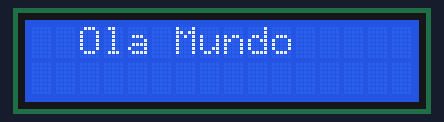
The sketch below on a simulated Arduino Uno, built with avr-gcc and run on an emulated ATmega328P. Shown: 16×2 character LCD.

Above: at 0.1 s.
At 1.1 s:
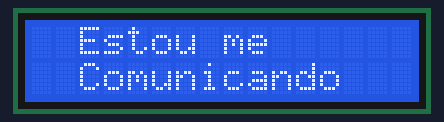
At 2.2 s:
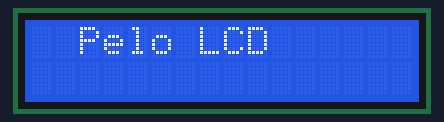

The sketch:

LCD.ino
```cpp
#include <Wire.h>
#include <LiquidCrystal_I2C.h>

LiquidCrystal_I2C lcd(0x3F, 16, 2);

void setup() {
  lcd.init();
  lcd.clear();
  lcd.backlight();
}
void loop() {
  lcd.setCursor(2, 0);
  lcd.print("Ola Mundo");
  delay(1000);
  lcd.clear();
  lcd.setCursor(2, 0);
  lcd.print("Estou me");
  lcd.setCursor(2, 1);
  lcd.print("Comunicando");
  delay(1000);
  lcd.clear();
  lcd.setCursor(2, 0);
  lcd.print("Pelo LCD");
  delay(1000);
  lcd.clear();
}
```

Measured:
- by itself, everything shown: repeats every 3.0 s, in 4 steps
- what the display in image 1 shows lasts 1.0 s, from 1.1 s to 2.1 s
